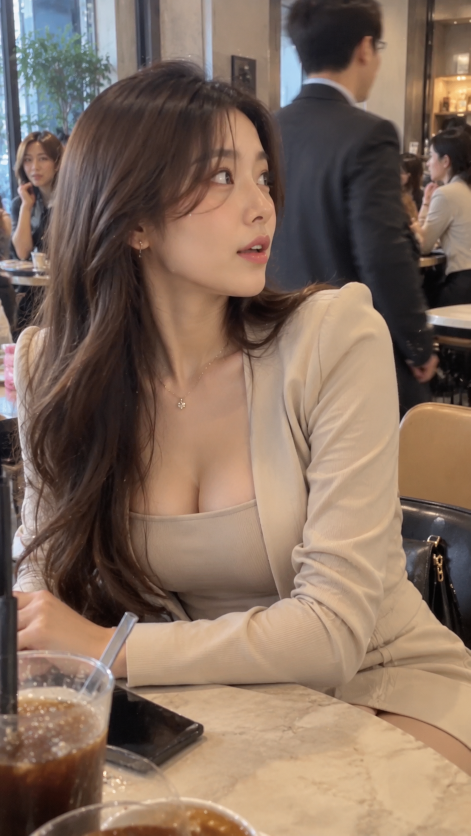
#> input picture assets/harin_ref/side_01.png, 941 x 1671 px (shown at 1/2 size)
$ python -i reel.py   (imports and definitions only)
#> lines starting #> are read from the running program, lines starting #| are printed output that depends on the picture
"""herpick 상품 릴스 렌더러 (1080x1920, 30fps) — 리빙로그 render.py 구조를 herpick 톤으로 옮김.

장면
  harin   : 하린 사진 전체 화면 + 천천히 확대(켄번스) + 자막
  product : 분야 + 대표 문구 + 상품 카드 + 자막
  feature : 상품 카드 크게 + 포인트 문구 + 자막
  cta     : "프로필 링크" + 큰 번호 + herpick7.com + 상품 카드
음성: 기본은 ElevenLabs v4 "마야"(voice_id b0f766b7-8703-4bd1-b973-f857c36837b6; 루나는 애기 목소리 같아서 교체)로 v0~v3.mp3 를 미리 만들고
spec "voice":"file" 로 렌더(10/23 사용자 선택). edge-tts(ko-KR-SunHiNeural)는 예비용.
대사 말투: 친구한테 말하듯 "~거든?", "~더라", "와," 등 구어체. 설명문/스펙 나열 금지. 장면 길이 = 음성 길이 + 0.35초.
커버: 가운데 1080x1440 영역에 피드용 상품 이미지(그리드와 동일하게 보이도록).

사용: python reel.py spec.json out.mp4
spec = {"no":3,"category":"...","headline":"...","harin":"a.jpg","product":"p.jpg","cell":"cell.jpg",
        "points":["...","..."], "lines":["대사1","대사2","대사3","대사4"]}
"""
from __future__ import annotations

import asyncio
import json
import os
import subprocess
import sys
from functools import lru_cache

from PIL import Image, ImageDraw, ImageFilter, ImageFont, ImageOps

W, H, FPS = 1080, 1920, 30
BG = (20, 16, 13)
INK = (242, 234, 224)
SUB = (162, 150, 138)
ACC = (196, 150, 95)
SLIDE, POP = 0.28, 0.38
DOMAIN = "herpick7.com"
FONT = os.environ.get("KR_FONT", os.path.expanduser("~/grid/kr.ttf"))
VOICE = os.environ.get("VOICE", "ko-KR-SunHiNeural")


# [8 lines left out: function font, not called in this run]


def ease_out_cubic(t):
    t = max(0.0, min(1.0, t))
    return 1 - (1 - t) ** 3


# [90 lines left out: functions ease_out_back, text_layer, wrap, subtitle, card, paste_center, not called in this run]


class Pop:
    def __init__(self, layer, y, delay=0.0, cx=W // 2, back=True):
        self.layer, self.y, self.delay, self.cx, self.back = layer, y, delay, cx, back

    # [7 lines left out: function draw, not called in this run]

    def done(self, t):
        return t >= self.delay + POP


def bg_from(path):
    """상품 사진을 흐리게 깔아 어두운 배경 만들기"""
#> called with path = '../assets/harin_ref/side_01.png'
    im = ImageOps.fit(Image.open(path).convert("RGB"), (W, H)).filter(ImageFilter.GaussianBlur(40))
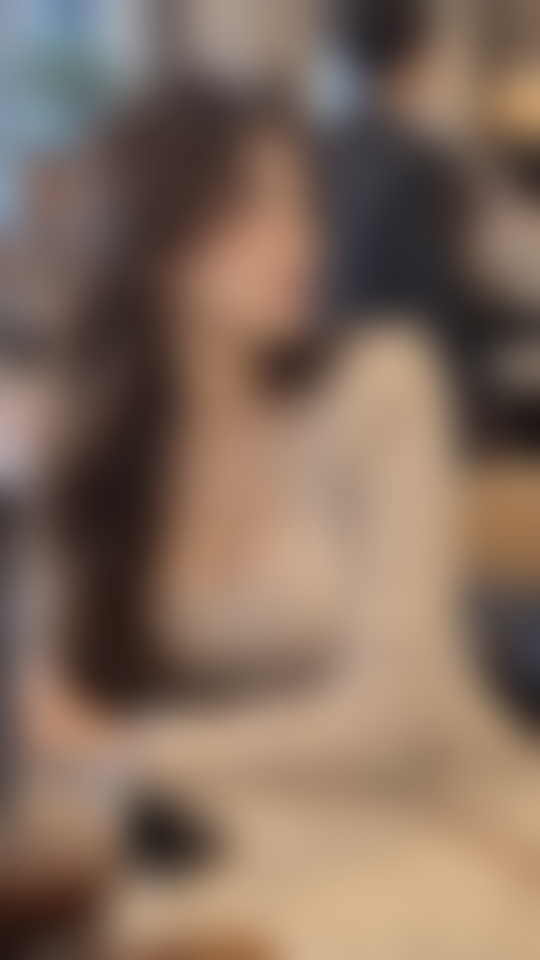
#> im: PIL image 1080x1920 RGB (shown at 1/2 size); mean R, G, B 130.8, 108.7, 93.8
    dark = Image.new("RGB", (W, H), BG)
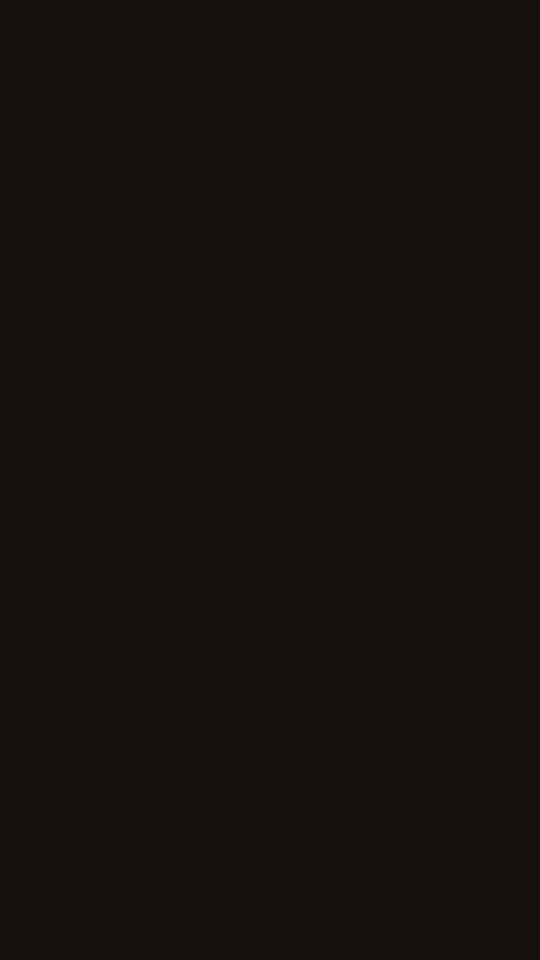
#> dark: PIL image 1080x1920 RGB (shown at 1/2 size); mean R, G, B 20, 16, 13
    return Image.blend(im, dark, 0.78).convert("RGBA")
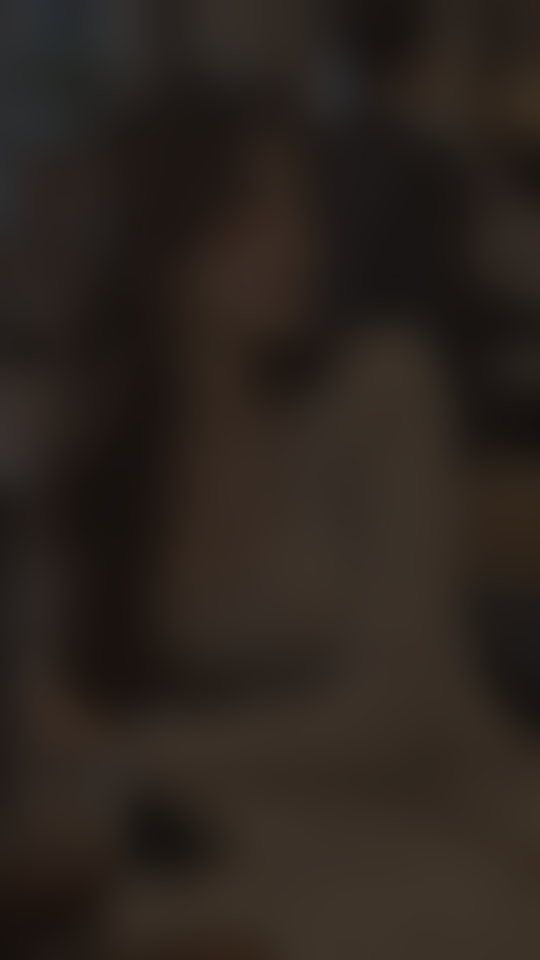
#> returned value: PIL image 1080x1920 RGBA (shown at 1/2 size); mean R, G, B, A 43.9, 35.9, 30.3, 255


def num(n):
    return f"{int(n):02d}"


# ---------------------------------------------------------------- scenes
# [150 lines left out: functions scene, probe, tts, build_audio, make_cover, render, not called in this run]


# [4 lines not run here, left out]

>>> result = bg_from('../assets/harin_ref/side_01.png')
